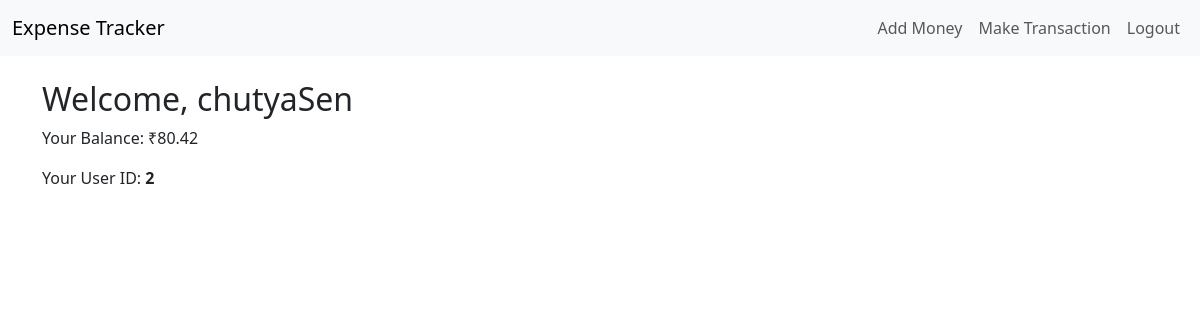
The page /dashboard/ (signed in) on the database its author committed.
### tracker/models.py (models this page shows, shortened)
class User(models.Model):
    username = models.CharField(max_length=50, unique=True)
    password = models.CharField(max_length=100)
    balance = models.DecimalField(max_digits=10, decimal_places=2, default=0.0)
    user_id = models.CharField(max_length=1, unique=True)

### tracker/views.py (the view)
# urls.py: path('dashboard/', views.dashboard, name='dashboard'),
def dashboard(request):
    user = get_object_or_404(User, id=request.session.get('user_id'))
    return render(request, 'tracker/dashboard.html', {'user': user})

### tracker/templates/tracker/dashboard.html (shortened to what this page needs)
{% extends 'tracker/base.html' %}
{% block content %}
<h2>Welcome, {{ user.username }}</h2>
<p>Your Balance: ₹{{ user.balance }}</p>
<p>Your User ID: <strong>{{ user.user_id }}</strong></p>
{% endblock %}

### rows shown on the page
User: username "chutyaSen", balance "80.42", user_id "2"
